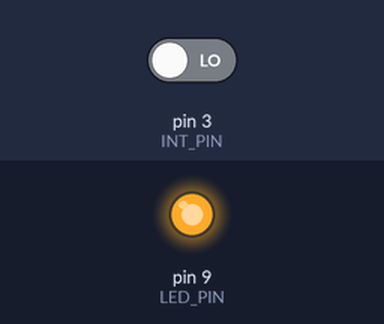
Recording of a sketch running on a simulated Arduino Uno, built with avr-gcc and run on an emulated ATmega328P. On the bench: output pins drawn as LEDs (lit = HIGH). The test bench sets the inputs (shaded band); at power-on: pin 3 (INT_PIN) LOW.

Above: at 1.2 s.
1.3 s: pin 3 (INT_PIN) driven HIGH
At 2.3 s:
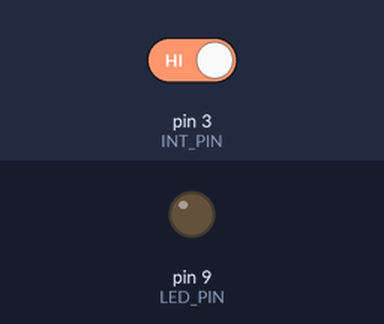
Timing chart, 0 to 10.8 s (numbered marks = the images above; inputs shaded):
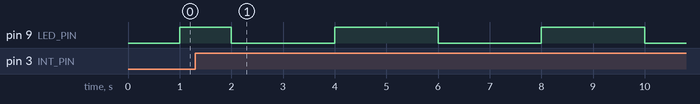

Measured:
- after the input at 1.3 s, pin 9 (LED_PIN): alternates HIGH for 2.0 s and LOW for 2.0 s, starting after 2.7 s

The sketch:

labweek9.1.ino
```cpp
const byte LED_PIN = 9;
const byte INT_PIN = 3;
volatile byte toggle = LOW;
int a = 1;

void setup(){
  pinMode(9, OUTPUT);
  pinMode(3, INPUT);
  attachInterrupt(digitalPinToInterrupt(INT_PIN), blink, RISING);
}

void loop(){
  digitalWrite(9, toggle);
  delay(a*1000);
  toggle = !toggle;
}

void blink(){
  a++;
  if(a>3)
    a = 1;
}
```
